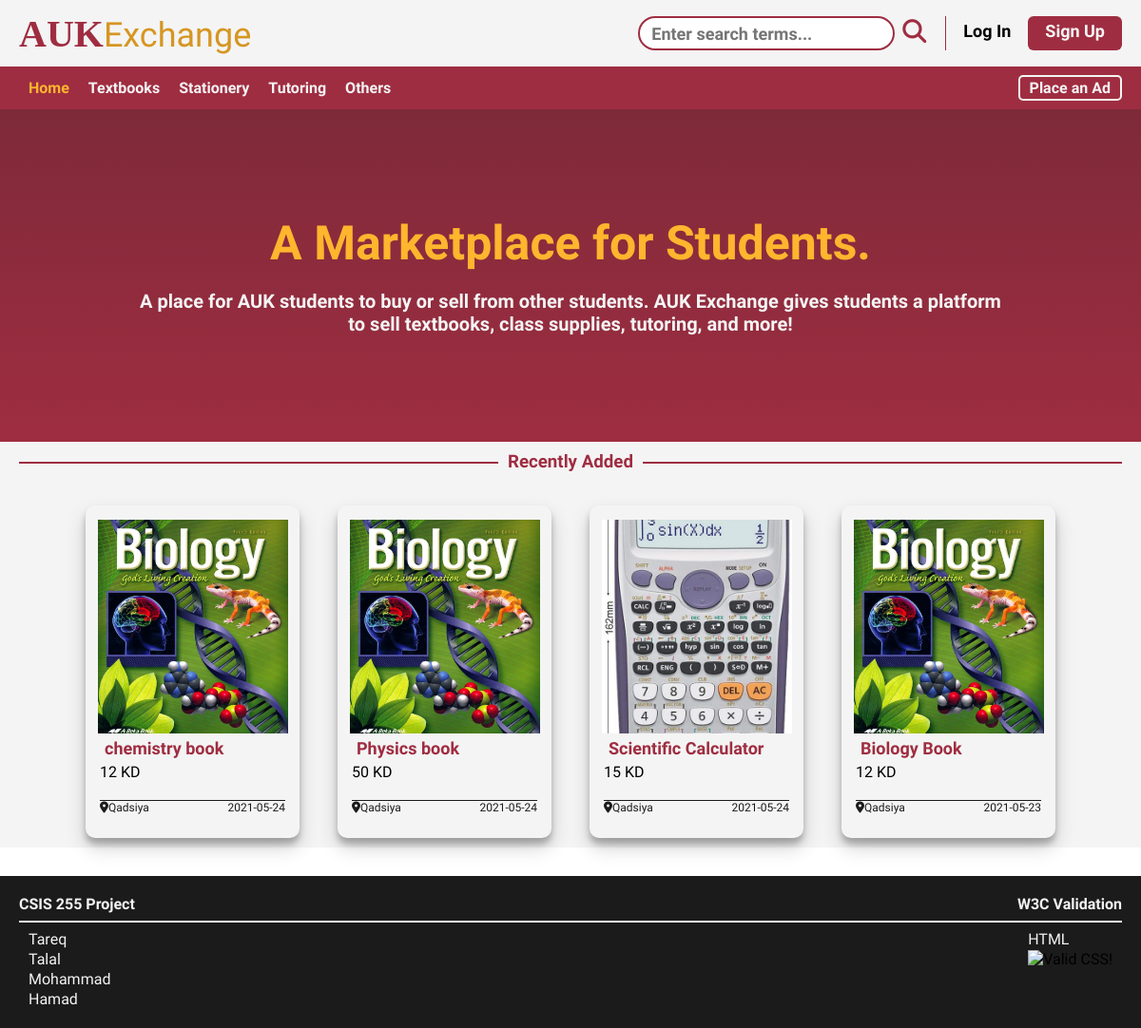
The page /homepage.php on the database its author committed.
### tables this page shows
CREATE TABLE `listings` (
  `ID` int(50) NOT NULL,
  `account_fk` int(50) NOT NULL,
  `name` varchar(50) NOT NULL,
  `price` int(50) NOT NULL,
  `description` varchar(250) NOT NULL,
  `date_added` date NOT NULL,
  `Image` varchar(200) NOT NULL,
  `Category` varchar(50) NOT NULL
);

CREATE TABLE `accounts` (
  `ID` int(11) NOT NULL,
  `Username` varchar(20) NOT NULL,
  `Fname` varchar(20) NOT NULL,
  `Lname` varchar(20) NOT NULL,
  `Email` varchar(50) NOT NULL,
  `Location` varchar(50) NOT NULL,
  `Phone_Num` bigint(20) NOT NULL,
  `Password` varchar(50) NOT NULL
);

### functions.php (the view, shortened to what this page needs)
<?php
function component($title, $price, $img, $location, $date)
{
$element = '
<div class="item-card">
    <img class="card-img" src="images/'.$img.'" alt="Ad Image">
    <a href="homepage.php" class="card-title">'.$title.'</a>
<div class="card-price">'.$price.' KD</div>
<ul class="item-card-detail">
    <li class="card-location"><i class="fas fa-map-marker-alt"></i>'.$location.'</li>
<li class="card-date">'.$date.'</li>
</ul>
</div>
';
echo $element;
}
function getLatestListingsData($con)
{
    $query = "SELECT * FROM listings INNER JOIN accounts ON listings.account_fk = accounts.ID ORDER BY listings.ID DESC LIMIT 4";
    $result = mysqli_query($con, $query);
    if (mysqli_num_rows($result) > 0) {
        return $result;
    }
}
?>

### homepage.php (shortened to what this page needs)
<?php
include("connection.php");
include("functions.php");
$_user_data = check_login($con);
?>
<!DOCTYPE html>
<html lang="en">
<head>
    <link rel="stylesheet" href="style.css" />
</head>
<body>
    <nav class="top-nav">
        <div class="top-nav_content container">
            <h2 class="top-nav_logo"><span class="logo-span">AUK</span>Exchange</h2>
            <ul class="top-nav_list">
                <li class="top-nav_item1">
                    <form action="search.php" method="GET">
                        <input type="text" name="search" id="search" placeholder="Enter search terms..." required />
                        <button type="submit"><i class="fas fa-search"></i></button>
                    </form>
                </li>
                <?php if (isset($_user_data['ID'])) { ?>
                <li class="top-nav_item2"><a href="account.php"><i class="fas fa-user fa-lg"></i>&nbsp;
                        <?php echo $_user_data['Username'] ?></a></li>
                <li class="top-nav_item3"><a href="logout.php">Log Out</a></li>
                <?php } else { ?>
                <li class="top-nav_item2"><a href="login.php">Log In</a></li>
                <li class="top-nav_item3"><a href="signup.php">Sign Up</a></li>
                <?php } ?>
            </ul>
        </div>
    </nav>
    <nav class="bottom-nav">
        <div class="bottom-nav_content container">
            <ul class="bottom-nav_list">
                <li><a class="highlight-yellow" href="homepage.php">Home</a></li>
                <li><a href="book.php">Textbooks</a></li>
                <li><a href="stationery.php">Stationery</a></li>
                <li><a href="tutoring.php">Tutoring</a></li>
                <li><a href="other.php">Others</a></li>
                <li class="bottom-nav_lastitem"><a <?php if (isset($_user_data['ID'])) { ?> href="create_ad.php"
                        <?php } else { ?> href="login.php" <?php } ?>>Place an Ad</a></li>
            </ul>
        </div>
    </nav>
    <header class="header">
        <div class="header_content container">
            <h1 class="header_title">A Marketplace for Students.</h1>
            <p class="header_info">
                A place for AUK students to buy or sell from other students.
                <span id="highlight-yellow">AUK Exchange</span> gives students a
                platform to sell textbooks, class supplies, tutoring, and more!
            </p>
        </div>
    </header>
    <main class="main">
        <div class="main-content container">
            <div class="main-content_title">
                <h3 class="main-content_title_header">Recently Added</h3>
            </div>
            <div class="main-content_slider">
                <?php
                $result = getLatestListingsData($con);
                while ($row = mysqli_fetch_assoc($result)) {
                    component($row['name'], $row['price'], $row['Image'], $row['Location'], $row['date_added']);
                }
                ?>
            </div>
        </div>
    </main>
    <footer class="footer">
        <div class="footer-content container">
            <div class="footer-title">
                <h4 class="footer-title_subject">CSIS 255 Project</h4>
                <h4 class="footer-title_validation">W3C Validation</h4>
            </div>
            <div class="footer-details">
                <ul class="footer-details-names">
                    <li>Tareq</li>
                    <li>Talal</li>
                    <li>Mohammad</li>
                    <li>Hamad</li>
                </ul>
                <ul class="footer-details-icons">
                    <li>HTML</li>
                    <li>
                        <p>
                            <a href="http://jigsaw.w3.org/css-validator/check/referer">
                                <img style="border:0;width:88px;height:31px"
                                    src="http://jigsaw.w3.org/css-validator/images/vcss" alt="Valid CSS!" />
                            </a>
                        </p>
                    </li>
                </ul>
            </div>
        </div>
    </footer>
</body>
</html>

### style.css (style rules this page uses)
* { box-sizing: border-box; margin: 0; padding: 0; }
body { font-family: Mulish, "Trebuchet MS", sans-serif; }
a { text-decoration: none; color: #000; }
.container { max-width: 1200px; padding: 0 20px; margin: auto; }
.highlight-yellow { color: #ffb52e !important; }
.top-nav { background-color: #f4f4f4; }
.top-nav_content { display: flex; justify-content: space-between; align-items: center; height: 70px; }
.top-nav_logo { color: #d69622; font-weight: lighter; font-size: 36px; }
.logo-span { color: #9f2d41; font-family: "Times New Roman", Times, serif; font-weight: bold; font-size: 40px; }
.top-nav_list { display: flex; justify-content: end; list-style: none; }
.top-nav_item1 input[type="text"] { border: 2px solid #9f2d41; font-weight: bold; font-size: 18px; padding-left: 12px; margin-right: 4px; outline: none; font-family: Mulish; border-radius: 50px; height: 36px; }
.top-nav_item1 { padding-right: 20px; }
.top-nav_item1 button { background-color: transparent; border: none; cursor: pointer; color: #9f2d41; font-size: 25px; }
.top-nav_item2, .top-nav_item3 { padding: 5px 18px; font-size: 18px; font-weight: bold; }
.top-nav_item2 { border-left: solid 1px #9f2d41; }
.top-nav_item3 { background-color: #9f2d41; border-radius: 6px; }
.top-nav_item3 a { color: #f4f4f4; }
.bottom-nav { background-color: #9f2d41; }
.bottom-nav_content { height: 45px; display: flex; align-items: center; }
.bottom-nav_list { list-style: none; width: 100%; display: flex; }
.bottom-nav_list a { color: #f4f4f4; font-weight: bold; padding: 0 10px; }
.bottom-nav_lastitem { margin-left: auto; }
.bottom-nav_lastitem a { padding: 2px 10px; color: #f4f4f4; border: solid 2px #f4f4f4; border-radius: 5px; }
.header { background-image: linear-gradient(#7e2a39, #9f2d41); }
.header_content { height: 350px; display: flex; flex-direction: column; align-items: center; justify-content: center; }
.header_title { color: #ffb52e; font-weight: bold; font-size: 50px; text-align: center; padding-bottom: 20px; }
.header_info { color: #f4f4f4; font-weight: bold; font-size: 20px; text-align: center; width: 80%; }
.footer { background-color: #1b1b1b; }
.footer-content { padding: 20px 20px; height: 160px; color: #f4f4f4; }
.footer-title { display: flex; justify-content: space-between; border-bottom: 2px solid #f4f4f4; }
.footer-title > * { padding-bottom: 8px; }
.footer-details { display: flex; justify-content: space-between; }
.footer-content ul { list-style: none; padding-top: 8px; }
.footer-details-names { padding-left: 10px; }
.footer-details-icons { padding-right: 10px; }
.footer-details li { font-size: 16px; padding-bottom: 2px; }
.main { background-color: #f4f4f4; }
.main-content_title { position: relative; display: flex; flex-direction: column; align-items: center; z-index: 2; padding: 10px 0; }
.main-content_title_header { background-color: #f4f4f4; color: #9f2d41; padding: 0 10px; z-index: 1; }
.main-content_slider { display: flex; justify-content: center; align-items: center; margin: 15px 0 30px 0;; }
.item-card { border-radius: 10px; box-shadow: 0 10px 20px rgba(0, 0, 0, 0.19), 0 6px 6px rgba(0, 0, 0, 0.23); height: 350px; width: 225px; padding: 15px; margin: 10px 20px; display: flex; flex-direction: column; }
.card-img { width: 200px; align-self: center; height: 225px; object-fit: cover; }
.card-title { font-size: 18px; margin: 5px; font-weight: bold; color: #9f2d41; }
.card-price { padding-bottom: 20px; border-bottom: #1b1b1b solid 1px; }
.item-card ul { list-style-type: none; display: flex; font-size: 12px; color: #1b1b1b; }
.card-date { margin-left: auto; }

### rows shown on the page
listings: Image (picture), name "chemistry book", price "12", account_fk.Location "Qadsiya", date_added "2021-05-24"
listings: Image (picture), name "Physics book", price "50", account_fk.Location "Qadsiya", date_added "2021-05-24"
listings: Image (picture), name "Scientific Calculator", price "15", account_fk.Location "Qadsiya", date_added "2021-05-24"
listings: Image (picture), name "Biology Book", price "12", account_fk.Location "Qadsiya", date_added "2021-05-23"
